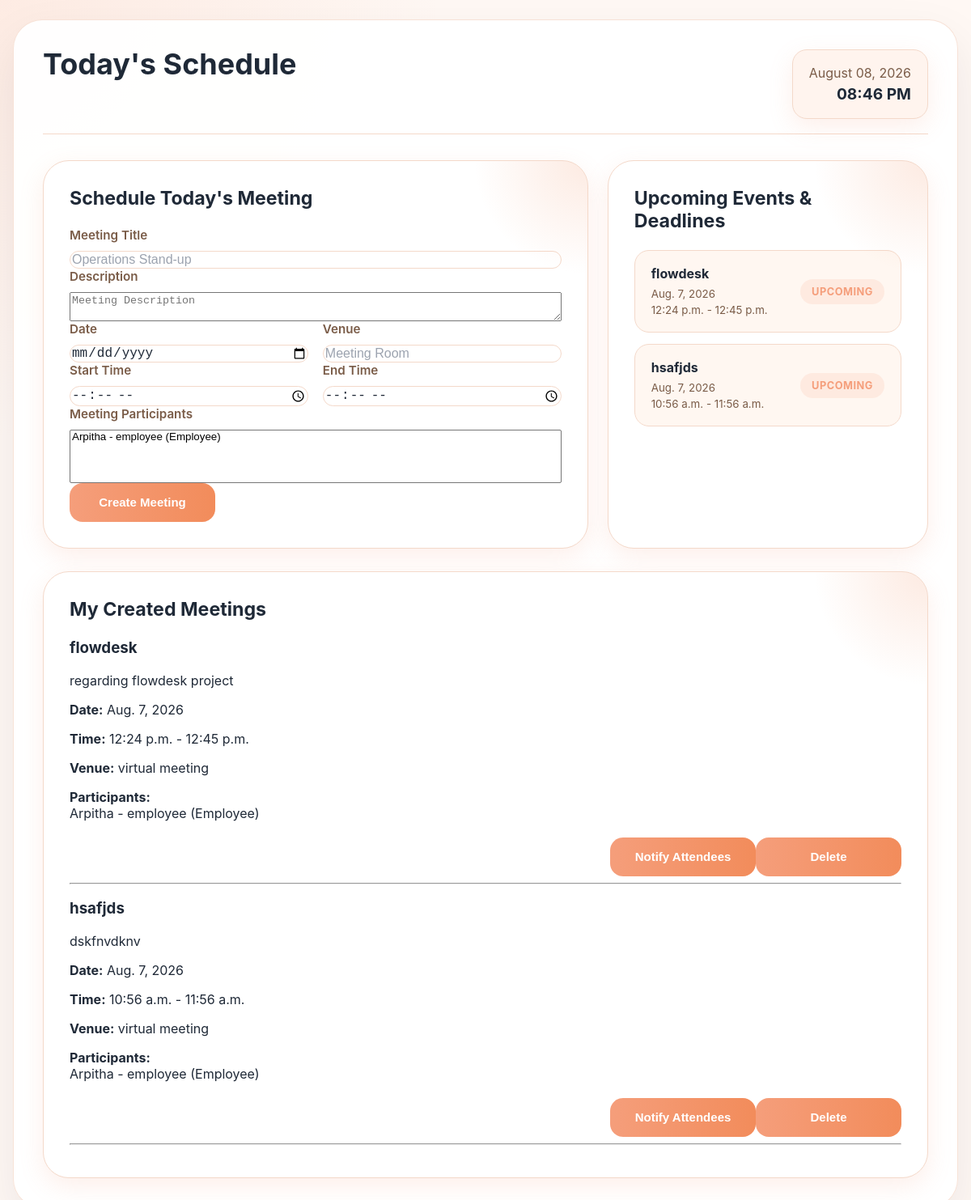
The page /schedules/manager/ (signed in) on the database its author committed.
### schedules/models.py (models this page shows, shortened)
class Schedule(models.Model):
    STATUS = (
        ("Upcoming", "Upcoming"),
        ("Completed", "Completed"),
        ("Cancelled", "Cancelled"),
    )
    title = models.CharField(
        max_length=200
    )
    description = models.TextField(
        blank=True,
        null=True
    )
    manager = models.ForeignKey(
        User,
        on_delete=models.CASCADE,
        related_name="manager_schedules"
    )
    participants = models.ManyToManyField(
        User,
        through="ScheduleParticipant",
        related_name="employee_schedules",
        blank=True
    )
    meeting_date = models.DateField(
        db_index=True
    )
    start_time = models.TimeField()
    end_time = models.TimeField()
    venue = models.CharField(
        max_length=200,
        blank=True,
        null=True
    )
    status = models.CharField(
        max_length=20,
        choices=STATUS,
        default="Upcoming"
    )
    created_at = models.DateTimeField(
        auto_now_add=True
    )
    updated_at = models.DateTimeField(
        auto_now=True
    )
    class Meta:
        ordering = [
            "meeting_date",
            "start_time"
        ]
        verbose_name = "Schedule"
        verbose_name_plural = "Schedules"

### employees/models.py (models this page shows, shortened)
class Employee(models.Model):
    ROLE_CHOICES = [
        ("Admin", "Admin"),
        ("Manager", "Manager"),
        ("HR", "HR"),
        ("Team Lead", "Team Lead"),
        ("Employee", "Employee"),
    ]
    GENDER_CHOICES = [
        ("Male", "Male"),
        ("Female", "Female"),
        ("Other", "Other"),
        ("Prefer not to say", "Prefer not to say"),
    ]
    EMPLOYMENT_TYPE_CHOICES = [
        ("Full-Time", "Full-Time"),
        ("Part-Time", "Part-Time"),
        ("Contract", "Contract"),
        ("Intern", "Intern"),
    ]
    user = models.OneToOneField(
        User,
        on_delete=models.CASCADE
    )
    employee_id = models.CharField(
        max_length=20,
        unique=True
    )
    department = models.CharField(
        max_length=100
    )
    designation = models.CharField(
        max_length=100
    )
    role = models.CharField(
        max_length=20,
        choices=ROLE_CHOICES,
        default="Employee"
    )
    phone = models.CharField(
        max_length=15
    )
    joining_date = models.DateField()
    profile_image = models.ImageField(
        upload_to="employees/",
        blank=True,
        null=True
    )
    dob = models.DateField(
        blank=True,
        null=True
    )
    gender = models.CharField(
        max_length=30,
        choices=GENDER_CHOICES,
        blank=True
    )
    blood_group = models.CharField(
        max_length=5,
        blank=True
    )
    present_address = models.TextField(
        blank=True
    )
    permanent_address = models.TextField(
        blank=True
    )
    city = models.CharField(
        max_length=100,
        blank=True
    )
    state = models.CharField(
        max_length=100,
        blank=True
    )
    country = models.CharField(
        max_length=100,
        blank=True
    )
    emergency_contact_name = models.CharField(
        max_length=100,
        blank=True
    )
    emergency_contact = models.CharField(
        max_length=15,
        blank=True
    )
    reporting_manager = models.CharField(
        max_length=100,
        blank=True
    )
    team_name = models.CharField(
        max_length=100,
        blank=True
    )
    work_location = models.CharField(
        max_length=100,
        blank=True
    )
    employment_type = models.CharField(
        max_length=30,
        choices=EMPLOYMENT_TYPE_CHOICES,
        default="Full-Time"
    )
    created_at = models.DateTimeField(
        auto_now_add=True
    )
    updated_at = models.DateTimeField(
        auto_now=True
    )

### schedules/views.py (the view)
@login_required(login_url="login")
def manager_schedules(request):
    schedules = Schedule.objects.filter(
        manager=request.user
    ).order_by("-created_at")
    employees = Employee.objects.select_related      ("user").exclude(
                user=request.user
            ).filter(
                role__in=["Employee", "Team Lead"]
            )
    now = timezone.localtime()
    return render(
        request,
        "schedules/manager_schedules.html",
        {
            "schedules": schedules,
            "employees": employees,
            "today": now.date(),
            "current_time": now.strftime("%I:%M %p"),
        }
    )

### schedules/templates/schedules/manager_schedules.html (shortened to what this page needs)
<!DOCTYPE html>
<html lang="en">
<head>
{% load static %}
<link rel="stylesheet" href="{% static 'schedules/css/style.css' %}">
</head>
<body>
<main class="schedule-shell">
<header class="schedule-header">
    <div>
        <h1>Today's Schedule</h1>
    </div>
    <div class="header-meta">
        <div class="meta-card">
            <span>{{ today|date:"F d, Y" }}</span>
            <strong>{{ current_time }}</strong>
        </div>
    </div>
</header>
<section class="summary-grid">
    <article class="summary-card">
        <h2>Schedule Today's Meeting</h2>
        <form method="POST" action="{% url 'schedules:create_schedule' %}">
            <label class="meeting-field">
                <span>Meeting Title</span>
                <input
                    type="text"
                    name="title"
                    placeholder="Operations Stand-up"
                    required>
            </label>
            <label class="meeting-field">
                <span>Description</span>
                <textarea
                    name="description"
                    placeholder="Meeting Description"></textarea>
            </label>
            <div class="meeting-row">
                <label class="meeting-field">
                    <span>Date</span>
                    <input
                        type="date"
                        name="meeting_date"
                        required>
                </label>
                <label class="meeting-field">
                    <span>Venue</span>
                    <input
                        type="text"
                        name="venue"
                        placeholder="Meeting Room">
                </label>
            </div>
            <div class="meeting-row">
                <label class="meeting-field">
                    <span>Start Time</span>
                    <input
                        type="time"
                        name="start_time"
                        required>
                </label>
                <label class="meeting-field">
                    <span>End Time</span>
                    <input
                        type="time"
                        name="end_time"
                        required>
                </label>
            </div>
            <label class="meeting-field">
                <span>Meeting Participants</span>
                <select
                    name="participants"
                    multiple
                    required>
                    {% for employee in employees %}
                    <option value="{{ employee.user.id }}">
                    </option>
                    {% empty %}
                    <option disabled>
                        No employees found
                    </option>
                    {% endfor %}
                </select>
            </label>
            <button
                type="submit"
                class="action-btn">
                Create Meeting
            </button>
        </form>
    </article>
    <article class="events-card">
        <h2>Upcoming Events & Deadlines</h2>
        <ul class="event-list">
            {% for schedule in schedules %}
            <li>
                <div>
                    <strong>{{ schedule.title }}</strong>
                    <small>
                        {{ schedule.meeting_date }}
                        <br>
                        {{ schedule.start_time }}
                        -
                        {{ schedule.end_time }}
                    </small>
                </div>
                <span class="pill pill-accent">
                    {{ schedule.status }}
                </span>
            </li>
            {% empty %}
            <li>No upcoming schedules</li>
            {% endfor %}
        </ul>
    </article>
</section>
<section class="summary-card">
    <h2>My Created Meetings</h2>
    {% for schedule in schedules %}
    <div class="schedule-item">
        <h3>{{ schedule.title }}</h3>
        <p>{{ schedule.description }}</p>
        <p>
            <strong>Date:</strong>
            {{ schedule.meeting_date }}
        </p>
        <p>
            <strong>Time:</strong>
            {{ schedule.start_time }}
            -
            {{ schedule.end_time }}
        </p>
        <p>
            <strong>Venue:</strong>
            {{ schedule.venue }}
        </p>
        <p>
            <strong>Participants:</strong><br>
            {% for user in schedule.participants.all %}
                {{ user.get_full_name|default:user.username }}
                {% if user.employee %}
                    -
                    {{ user.employee.designation }}
                    ({{ user.employee.role }})
                {% endif %}
                <br>
            {% empty %}
                No Participants
            {% endfor %}
        </p>
        <div class="meeting-actions">
            <form
                method="POST"
                action="{% url 'schedules:notify_attendees' schedule.id %}">
                <button
                    type="submit"
                    class="action-btn accent">
                    Notify Attendees
                </button>
            </form>
            <form
                method="POST"
                action="{% url 'schedules:delete_schedule' schedule.id %}">
                <button
                    type="submit"
                    class="action-btn">
                    Delete
                </button>
            </form>
        </div>
    </div>
    <hr>
    {% empty %}
    <p>No schedules created yet.</p>
    {% endfor %}
</section>
</main>
</body>
</html>

### schedules/static/schedules/css/style.css (style rules this page uses)
:root { --bg: #fff8f4; --bg-2: #fff1e8; --card: #ffffff; --accent: #f59e7b; --accent-2: #f28c5b; --danger: #f59e7b; --success: #8c5d3c; --muted: #7a5c48; --border: #f4d9ca; --shadow: 0 10px 30px rgba(245, 158, 123, 0.16); }
* { box-sizing: border-box; }
body { margin: 0; font-family: Inter, system-ui, sans-serif; background: radial-gradient(circle at top left, rgba(245, 158, 123, 0.14), transparent 28%), var(--bg); color: #1f2937; }
.schedule-shell { width: min(1180px, calc(100% - 32px)); margin: 24px auto 40px; padding: 36px; background: rgba(255, 255, 255, 0.94); border: 1px solid rgba(244, 217, 202, 0.75); border-radius: 36px; box-shadow: 0 24px 60px rgba(15, 23, 42, 0.08); }
.schedule-header { display: flex; justify-content: space-between; gap: 24px; align-items: flex-start; margin-bottom: 32px; padding-bottom: 18px; border-bottom: 1px solid var(--border); }
.schedule-header h1 { margin: 0; font-size: clamp(2.2rem, 3vw, 3rem); line-height: 1.05; }
.header-meta .meta-card { display: inline-flex; flex-direction: column; align-items: flex-end; gap: 4px; padding: 18px 20px; background: #fff4ee; border: 1px solid var(--border); border-radius: 18px; box-shadow: var(--shadow); color: var(--muted); }
.header-meta strong { color: #1f2937; font-size: 1.2rem; }
.summary-grid { display: grid; grid-template-columns: 1.7fr 1fr; gap: 24px; margin-bottom: 28px; }
.summary-card, .events-card { position: relative; background: var(--card); border-radius: 32px; padding: 32px; border: 1px solid var(--border); box-shadow: var(--shadow); overflow: hidden; }
.summary-card::before, .events-card::before { content: ''; position: absolute; top: 0; right: 0; width: 180px; height: 180px; background: radial-gradient(circle at top right, rgba(242, 140, 91, 0.18), transparent 55%); pointer-events: none; }
.summary-card h2, .events-card h2, .section-heading h2 { margin: 0 0 22px; font-size: 1.45rem; }
.meeting-row { display: grid; grid-template-columns: repeat(2, minmax(0, 1fr)); gap: 18px; }
.meeting-field { display: grid; gap: 10px; }
.meeting-field span { color: var(--muted); font-size: 0.95rem; font-weight: 600; }
.meeting-field input, .attendee-select-group select { width: 100%; border: 1px solid var(--border); border-radius: 20px; background: #ffffff; color: #1f2937; font-size: 1rem; transition: border-color 0.2s ease, box-shadow 0.2s ease; }
.meeting-field input::placeholder { color: #9ca3af; }
.meeting-actions { display: flex; justify-content: flex-end; margin-top: 20px; }
.action-btn { min-width: 180px; height: 48px; border: none; border-radius: 16px; background: linear-gradient(90deg, var(--accent), var(--accent-2)); color: #fff; font-size: 15px; font-weight: 600; cursor: pointer; transition: 0.3s ease; }
.action-btn.accent { background: linear-gradient(90deg, var(--accent), var(--accent-2)); color: #fff; border-color: transparent; }
.event-list { list-style: none; margin: 0; padding: 0; display: grid; gap: 14px; }
.event-list li { display: flex; justify-content: space-between; align-items: center; gap: 18px; padding: 18px 20px; background: #fff7f1; border-radius: 18px; border: 1px solid var(--border); }
.event-list strong { display: block; margin-bottom: 4px; }
.event-list small { color: var(--muted); }
.pill { display: inline-flex; align-items: center; justify-content: center; padding: 8px 14px; border-radius: 999px; font-size: 0.8rem; font-weight: 700; text-transform: uppercase; letter-spacing: 0.04em; }
.pill-accent { background: rgba(245, 158, 123, 0.14); color: var(--accent); }

### rows shown on the page
Schedule: title "flowdesk", meeting_date "Aug. 7, 2026", start_time "12:24 p.m.", end_time "12:45 p.m.", status "UPCOMING", description "regarding flowdesk project", venue "virtual meeting"
Schedule: title "hsafjds", meeting_date "Aug. 7, 2026", start_time "10:56 a.m.", end_time "11:56 a.m.", status "UPCOMING", description "dskfnvdknv", venue "virtual meeting"

### other values the page prints
{{ today|date:"F d, Y" }} "August 08, 2026"
{{ current_time }} "08:46 PM"
{{ user.get_full_name|default:user.username }} "Arpitha"
{{ user.employee.designation }} "employee"
{{ user.employee.role }} "Employee"
